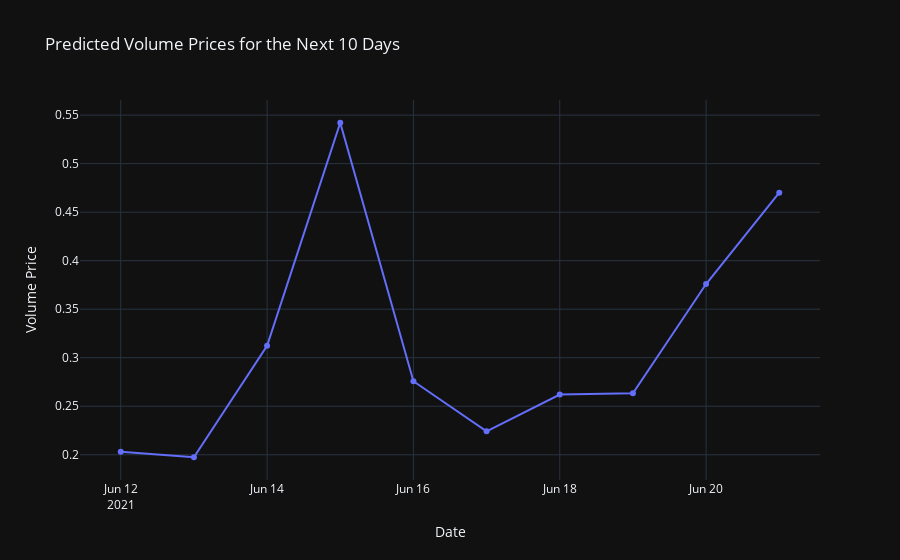
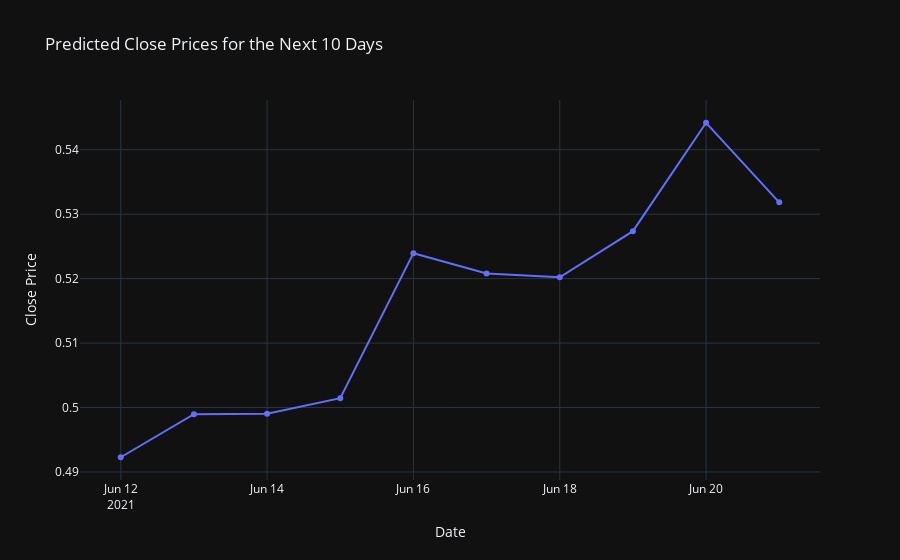

The code cell stored with these charts, in order, in its notebook:
### Code cell
pi.templates.default = "plotly_dark"

predicted_data_next = np.array(latest_prediction).reshape(-1, 5)
last_date = stock['date'].max()
next_10_days = [last_date + timedelta(days=i) for i in range(1, 11)]

for i, feature_name in enumerate(['open', 'high', 'low', 'volume', 'close']):
    if feature_name in ['volume', 'close']:
        fig = go.Figure()

        fig.add_trace(go.Scatter(x=next_10_days, y=predicted_data_next[:, i],
                                 mode='lines+markers', name=f'Predicted {feature_name.capitalize()} Prices'))

        fig.update_layout(title=f'Predicted {feature_name.capitalize()} Prices for the Next 10 Days',
                          xaxis_title='Date', yaxis_title=f'{feature_name.capitalize()} Price')

        fig.show()

### Figure 1 — Plotly figure (JSON) as saved in the notebook; plotly's stock layout.template omitted (floating-point values rounded to 4 significant figures; data arrays with more than 128 entries replaced by an {"elided": "..."} marker saying what was removed)
{"data": [{"mode": "lines+markers", "name": "Predicted Volume Prices", "type": "scatter", "x": ["2021-06-12T00:00:00+00:00", "2021-06-13T00:00:00+00:00", "2021-06-14T00:00:00+00:00", "2021-06-15T00:00:00+00:00", "2021-06-16T00:00:00+00:00", "2021-06-17T00:00:00+00:00", "2021-06-18T00:00:00+00:00", "2021-06-19T00:00:00+00:00", "2021-06-20T00:00:00+00:00", "2021-06-21T00:00:00+00:00"], "y": {"elided": "2020 float values"}}], "layout": {"autosize": true, "title": {"text": "Predicted Volume Prices for the Next 10 Days"}, "xaxis": {"autorange": true, "range": ["2021-06-11 10:55:40.1001", "2021-06-21 13:04:19.8999"], "title": {"text": "Date"}, "type": "date"}, "yaxis": {"autorange": true, "range": [0.169, 0.5706], "title": {"text": "Volume Price"}, "type": "linear"}}}

### Figure 2 — Plotly figure (JSON) as saved in the notebook; plotly's stock layout.template omitted (floating-point values rounded to 4 significant figures; data arrays with more than 128 entries replaced by an {"elided": "..."} marker saying what was removed)
{"data": [{"mode": "lines+markers", "name": "Predicted Close Prices", "type": "scatter", "x": ["2021-06-12T00:00:00+00:00", "2021-06-13T00:00:00+00:00", "2021-06-14T00:00:00+00:00", "2021-06-15T00:00:00+00:00", "2021-06-16T00:00:00+00:00", "2021-06-17T00:00:00+00:00", "2021-06-18T00:00:00+00:00", "2021-06-19T00:00:00+00:00", "2021-06-20T00:00:00+00:00", "2021-06-21T00:00:00+00:00"], "y": {"elided": "2020 float values"}}], "layout": {"autosize": true, "title": {"text": "Predicted Close Prices for the Next 10 Days"}, "xaxis": {"autorange": true, "range": ["2021-06-11 10:55:40.1001", "2021-06-21 13:04:19.8999"], "title": {"text": "Date"}, "type": "date"}, "yaxis": {"autorange": true, "range": [0.488, 0.5485], "title": {"text": "Close Price"}, "type": "linear"}}}
